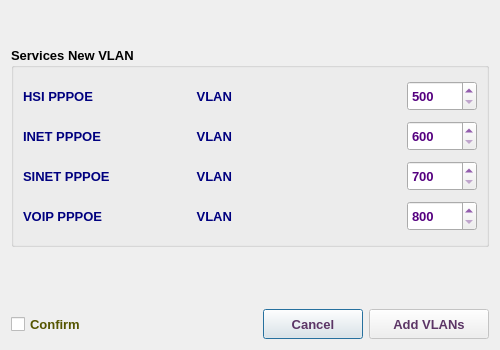
<?xml version="1.0" encoding="UTF-8"?>
<ui version="4.0">
 <class>DslamAddNewVlanDialog</class>
 <widget class="QDialog" name="DslamAddNewVlanDialog">
  <property name="geometry">
   <rect>
    <x>0</x>
    <y>0</y>
    <width>500</width>
    <height>350</height>
   </rect>
  </property>
  <property name="minimumSize">
   <size>
    <width>500</width>
    <height>350</height>
   </size>
  </property>
  <property name="maximumSize">
   <size>
    <width>501</width>
    <height>350</height>
   </size>
  </property>
  <property name="font">
   <font>
    <family>Tahoma</family>
    <pointsize>10</pointsize>
   </font>
  </property>
  <property name="windowTitle">
   <string>DSLAM Add New VLAN</string>
  </property>
  <property name="windowIcon">
   <iconset resource="../../../../image.qrc">
    <normaloff>:/Image/add.png</normaloff>:/Image/add.png</iconset>
  </property>
  <layout class="QVBoxLayout" name="verticalLayout">
   <item>
    <widget class="QLabel" name="dslamLbl">
     <property name="minimumSize">
      <size>
       <width>0</width>
       <height>30</height>
      </size>
     </property>
     <property name="maximumSize">
      <size>
       <width>16777215</width>
       <height>30</height>
      </size>
     </property>
     <property name="font">
      <font>
       <weight>75</weight>
       <bold>true</bold>
      </font>
     </property>
     <property name="styleSheet">
      <string notr="true">color: rgb(85, 0, 127);</string>
     </property>
     <property name="text">
      <string/>
     </property>
     <property name="alignment">
      <set>Qt::AlignCenter</set>
     </property>
    </widget>
   </item>
   <item>
    <widget class="QGroupBox" name="servicesGB">
     <property name="minimumSize">
      <size>
       <width>0</width>
       <height>200</height>
      </size>
     </property>
     <property name="maximumSize">
      <size>
       <width>16777215</width>
       <height>420</height>
      </size>
     </property>
     <property name="font">
      <font>
       <family>Tahoma</family>
       <pointsize>10</pointsize>
       <weight>75</weight>
       <bold>true</bold>
      </font>
     </property>
     <property name="title">
      <string>Services New VLAN</string>
     </property>
     <layout class="QVBoxLayout" name="verticalLayout_9">
      <item>
       <layout class="QHBoxLayout" name="horizontalLayout_28">
        <property name="spacing">
         <number>50</number>
        </property>
        <item>
         <widget class="QLabel" name="label_44">
          <property name="minimumSize">
           <size>
            <width>120</width>
            <height>30</height>
           </size>
          </property>
          <property name="maximumSize">
           <size>
            <width>120</width>
            <height>30</height>
           </size>
          </property>
          <property name="font">
           <font>
            <family>Tahoma</family>
            <pointsize>10</pointsize>
            <weight>75</weight>
            <bold>true</bold>
           </font>
          </property>
          <property name="styleSheet">
           <string notr="true">color: rgb(0, 0, 127);</string>
          </property>
          <property name="text">
           <string>HSI PPPOE</string>
          </property>
         </widget>
        </item>
        <item>
         <widget class="QLabel" name="label_45">
          <property name="sizePolicy">
           <sizepolicy hsizetype="Expanding" vsizetype="Preferred">
            <horstretch>0</horstretch>
            <verstretch>0</verstretch>
           </sizepolicy>
          </property>
          <property name="minimumSize">
           <size>
            <width>100</width>
            <height>30</height>
           </size>
          </property>
          <property name="maximumSize">
           <size>
            <width>2000</width>
            <height>30</height>
           </size>
          </property>
          <property name="font">
           <font>
            <family>Tahoma</family>
            <pointsize>10</pointsize>
            <weight>75</weight>
            <bold>true</bold>
           </font>
          </property>
          <property name="styleSheet">
           <string notr="true">color: rgb(0, 0, 127);</string>
          </property>
          <property name="text">
           <string> VLAN</string>
          </property>
         </widget>
        </item>
        <item>
         <widget class="QSpinBox" name="hsiSB">
          <property name="minimumSize">
           <size>
            <width>70</width>
            <height>30</height>
           </size>
          </property>
          <property name="maximumSize">
           <size>
            <width>70</width>
            <height>30</height>
           </size>
          </property>
          <property name="font">
           <font>
            <family>Tahoma</family>
            <pointsize>10</pointsize>
            <weight>75</weight>
            <bold>true</bold>
           </font>
          </property>
          <property name="styleSheet">
           <string notr="true">color: rgb(85, 0, 127);</string>
          </property>
          <property name="minimum">
           <number>500</number>
          </property>
          <property name="maximum">
           <number>599</number>
          </property>
         </widget>
        </item>
       </layout>
      </item>
      <item>
       <layout class="QHBoxLayout" name="horizontalLayout_29">
        <property name="spacing">
         <number>50</number>
        </property>
        <item>
         <widget class="QLabel" name="label_46">
          <property name="minimumSize">
           <size>
            <width>120</width>
            <height>30</height>
           </size>
          </property>
          <property name="maximumSize">
           <size>
            <width>120</width>
            <height>30</height>
           </size>
          </property>
          <property name="font">
           <font>
            <family>Tahoma</family>
            <pointsize>10</pointsize>
            <weight>75</weight>
            <bold>true</bold>
           </font>
          </property>
          <property name="styleSheet">
           <string notr="true">color: rgb(0, 0, 127);</string>
          </property>
          <property name="text">
           <string>INET PPPOE</string>
          </property>
         </widget>
        </item>
        <item>
         <widget class="QLabel" name="label_47">
          <property name="sizePolicy">
           <sizepolicy hsizetype="Expanding" vsizetype="Preferred">
            <horstretch>0</horstretch>
            <verstretch>0</verstretch>
           </sizepolicy>
          </property>
          <property name="minimumSize">
           <size>
            <width>100</width>
            <height>30</height>
           </size>
          </property>
          <property name="maximumSize">
           <size>
            <width>2000</width>
            <height>30</height>
           </size>
          </property>
          <property name="font">
           <font>
            <family>Tahoma</family>
            <pointsize>10</pointsize>
            <weight>75</weight>
            <bold>true</bold>
           </font>
          </property>
          <property name="styleSheet">
           <string notr="true">color: rgb(0, 0, 127);</string>
          </property>
          <property name="text">
           <string> VLAN</string>
          </property>
         </widget>
        </item>
        <item>
         <widget class="QSpinBox" name="inetSB">
          <property name="minimumSize">
           <size>
            <width>70</width>
            <height>30</height>
           </size>
          </property>
          <property name="maximumSize">
           <size>
            <width>70</width>
            <height>30</height>
           </size>
          </property>
          <property name="font">
           <font>
            <family>Tahoma</family>
            <pointsize>10</pointsize>
            <weight>75</weight>
            <bold>true</bold>
           </font>
          </property>
          <property name="styleSheet">
           <string notr="true">color: rgb(85, 0, 127);</string>
          </property>
          <property name="minimum">
           <number>600</number>
          </property>
          <property name="maximum">
           <number>699</number>
          </property>
         </widget>
        </item>
       </layout>
      </item>
      <item>
       <layout class="QHBoxLayout" name="horizontalLayout_30">
        <property name="spacing">
         <number>50</number>
        </property>
        <item>
         <widget class="QLabel" name="label_48">
          <property name="minimumSize">
           <size>
            <width>120</width>
            <height>30</height>
           </size>
          </property>
          <property name="maximumSize">
           <size>
            <width>120</width>
            <height>30</height>
           </size>
          </property>
          <property name="font">
           <font>
            <family>Tahoma</family>
            <pointsize>10</pointsize>
            <weight>75</weight>
            <bold>true</bold>
           </font>
          </property>
          <property name="styleSheet">
           <string notr="true">color: rgb(0, 0, 127);</string>
          </property>
          <property name="text">
           <string>SINET PPPOE</string>
          </property>
         </widget>
        </item>
        <item>
         <widget class="QLabel" name="label_49">
          <property name="sizePolicy">
           <sizepolicy hsizetype="Expanding" vsizetype="Preferred">
            <horstretch>0</horstretch>
            <verstretch>0</verstretch>
           </sizepolicy>
          </property>
          <property name="minimumSize">
           <size>
            <width>100</width>
            <height>30</height>
           </size>
          </property>
          <property name="maximumSize">
           <size>
            <width>2000</width>
            <height>30</height>
           </size>
          </property>
          <property name="font">
           <font>
            <family>Tahoma</family>
            <pointsize>10</pointsize>
            <weight>75</weight>
            <bold>true</bold>
           </font>
          </property>
          <property name="styleSheet">
           <string notr="true">color: rgb(0, 0, 127);</string>
          </property>
          <property name="text">
           <string> VLAN</string>
          </property>
         </widget>
        </item>
        <item>
         <widget class="QSpinBox" name="sinetSB">
          <property name="minimumSize">
           <size>
            <width>70</width>
            <height>30</height>
           </size>
          </property>
          <property name="maximumSize">
           <size>
            <width>70</width>
            <height>30</height>
           </size>
          </property>
          <property name="font">
           <font>
            <family>Tahoma</family>
            <pointsize>10</pointsize>
            <weight>75</weight>
            <bold>true</bold>
           </font>
          </property>
          <property name="styleSheet">
           <string notr="true">color: rgb(85, 0, 127);</string>
          </property>
          <property name="minimum">
           <number>700</number>
          </property>
          <property name="maximum">
           <number>799</number>
          </property>
         </widget>
        </item>
       </layout>
      </item>
      <item>
       <layout class="QHBoxLayout" name="horizontalLayout_31">
        <property name="spacing">
         <number>50</number>
        </property>
        <item>
         <widget class="QLabel" name="label_50">
          <property name="minimumSize">
           <size>
            <width>120</width>
            <height>30</height>
           </size>
          </property>
          <property name="maximumSize">
           <size>
            <width>120</width>
            <height>30</height>
           </size>
          </property>
          <property name="font">
           <font>
            <family>Tahoma</family>
            <pointsize>10</pointsize>
            <weight>75</weight>
            <bold>true</bold>
           </font>
          </property>
          <property name="styleSheet">
           <string notr="true">color: rgb(0, 0, 127);</string>
          </property>
          <property name="text">
           <string>VOIP PPPOE</string>
          </property>
         </widget>
        </item>
        <item>
         <widget class="QLabel" name="label_51">
          <property name="sizePolicy">
           <sizepolicy hsizetype="Expanding" vsizetype="Preferred">
            <horstretch>0</horstretch>
            <verstretch>0</verstretch>
           </sizepolicy>
          </property>
          <property name="minimumSize">
           <size>
            <width>100</width>
            <height>30</height>
           </size>
          </property>
          <property name="maximumSize">
           <size>
            <width>2000</width>
            <height>30</height>
           </size>
          </property>
          <property name="font">
           <font>
            <family>Tahoma</family>
            <pointsize>10</pointsize>
            <weight>75</weight>
            <bold>true</bold>
           </font>
          </property>
          <property name="styleSheet">
           <string notr="true">color: rgb(0, 0, 127);</string>
          </property>
          <property name="text">
           <string> VLAN</string>
          </property>
         </widget>
        </item>
        <item>
         <widget class="QSpinBox" name="voipSB">
          <property name="minimumSize">
           <size>
            <width>70</width>
            <height>30</height>
           </size>
          </property>
          <property name="maximumSize">
           <size>
            <width>70</width>
            <height>30</height>
           </size>
          </property>
          <property name="font">
           <font>
            <family>Tahoma</family>
            <pointsize>10</pointsize>
            <weight>75</weight>
            <bold>true</bold>
           </font>
          </property>
          <property name="styleSheet">
           <string notr="true">color: rgb(85, 0, 127);</string>
          </property>
          <property name="minimum">
           <number>800</number>
          </property>
          <property name="maximum">
           <number>899</number>
          </property>
         </widget>
        </item>
       </layout>
      </item>
     </layout>
    </widget>
   </item>
   <item>
    <widget class="QLabel" name="infoLbl">
     <property name="minimumSize">
      <size>
       <width>0</width>
       <height>30</height>
      </size>
     </property>
     <property name="styleSheet">
      <string notr="true">color: rgb(85, 0, 0);</string>
     </property>
     <property name="text">
      <string/>
     </property>
    </widget>
   </item>
   <item>
    <spacer name="verticalSpacer">
     <property name="orientation">
      <enum>Qt::Vertical</enum>
     </property>
     <property name="sizeHint" stdset="0">
      <size>
       <width>20</width>
       <height>17</height>
      </size>
     </property>
    </spacer>
   </item>
   <item>
    <layout class="QHBoxLayout" name="horizontalLayout">
     <item>
      <widget class="QCheckBox" name="confirmChB">
       <property name="minimumSize">
        <size>
         <width>0</width>
         <height>30</height>
        </size>
       </property>
       <property name="maximumSize">
        <size>
         <width>16777215</width>
         <height>30</height>
        </size>
       </property>
       <property name="font">
        <font>
         <family>Tahoma</family>
         <pointsize>10</pointsize>
         <weight>75</weight>
         <bold>true</bold>
        </font>
       </property>
       <property name="styleSheet">
        <string notr="true">color: rgb(85, 85, 0);</string>
       </property>
       <property name="text">
        <string>Confirm</string>
       </property>
      </widget>
     </item>
     <item>
      <spacer name="horizontalSpacer">
       <property name="orientation">
        <enum>Qt::Horizontal</enum>
       </property>
       <property name="sizeHint" stdset="0">
        <size>
         <width>40</width>
         <height>20</height>
        </size>
       </property>
      </spacer>
     </item>
     <item>
      <widget class="QPushButton" name="cancelBtn">
       <property name="minimumSize">
        <size>
         <width>100</width>
         <height>30</height>
        </size>
       </property>
       <property name="maximumSize">
        <size>
         <width>16777215</width>
         <height>30</height>
        </size>
       </property>
       <property name="font">
        <font>
         <family>Tahoma</family>
         <pointsize>10</pointsize>
         <weight>75</weight>
         <bold>true</bold>
        </font>
       </property>
       <property name="styleSheet">
        <string notr="true">color: rgb(92, 53, 102);</string>
       </property>
       <property name="text">
        <string>Cancel</string>
       </property>
       <property name="icon">
        <iconset resource="../../../../image.qrc">
         <normaloff>:/Image/remove.png</normaloff>:/Image/remove.png</iconset>
       </property>
       <property name="iconSize">
        <size>
         <width>20</width>
         <height>20</height>
        </size>
       </property>
      </widget>
     </item>
     <item>
      <widget class="QPushButton" name="okBtn">
       <property name="enabled">
        <bool>false</bool>
       </property>
       <property name="minimumSize">
        <size>
         <width>120</width>
         <height>30</height>
        </size>
       </property>
       <property name="maximumSize">
        <size>
         <width>16777215</width>
         <height>30</height>
        </size>
       </property>
       <property name="font">
        <font>
         <family>Tahoma</family>
         <pointsize>10</pointsize>
         <weight>75</weight>
         <bold>true</bold>
        </font>
       </property>
       <property name="styleSheet">
        <string notr="true">color: rgb(92, 53, 102);</string>
       </property>
       <property name="text">
        <string>Add VLANs</string>
       </property>
       <property name="icon">
        <iconset resource="../../../../image.qrc">
         <normaloff>:/Image/add.png</normaloff>:/Image/add.png</iconset>
       </property>
       <property name="iconSize">
        <size>
         <width>20</width>
         <height>20</height>
        </size>
       </property>
      </widget>
     </item>
    </layout>
   </item>
  </layout>
 </widget>
 <resources>
  <include location="../../../../image.qrc"/>
 </resources>
 <connections/>
</ui>
